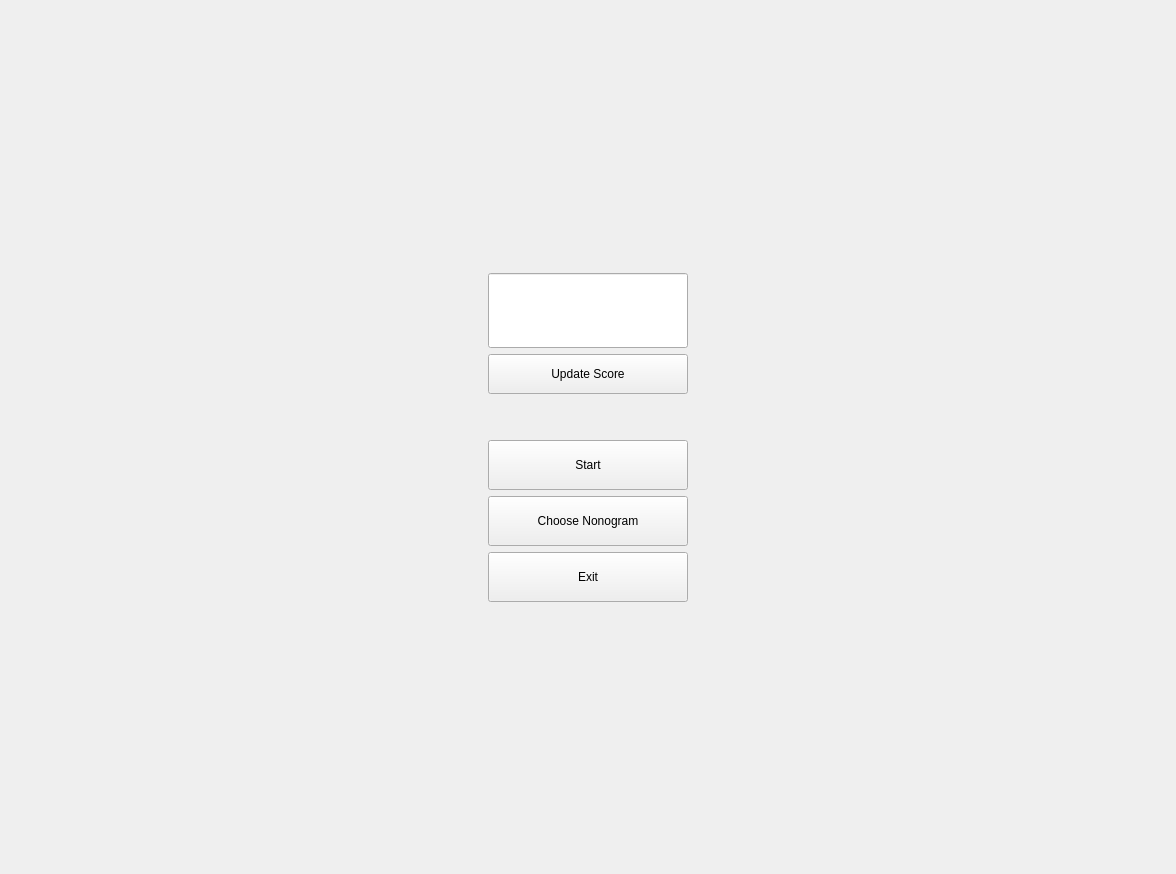
<?xml version="1.0" encoding="UTF-8"?>
<ui version="4.0">
 <class>Widget</class>
 <widget class="QWidget" name="Widget">
  <property name="geometry">
   <rect>
    <x>0</x>
    <y>0</y>
    <width>1176</width>
    <height>874</height>
   </rect>
  </property>
  <property name="windowTitle">
   <string>Widget</string>
  </property>
  <layout class="QGridLayout" name="gridLayout">
   <item row="5" column="1">
    <spacer name="verticalSpacer_2">
     <property name="orientation">
      <enum>Qt::Vertical</enum>
     </property>
     <property name="sizeHint" stdset="0">
      <size>
       <width>20</width>
       <height>40</height>
      </size>
     </property>
    </spacer>
   </item>
   <item row="3" column="1">
    <spacer name="verticalSpacer_3">
     <property name="orientation">
      <enum>Qt::Vertical</enum>
     </property>
     <property name="sizeType">
      <enum>QSizePolicy::Fixed</enum>
     </property>
     <property name="sizeHint" stdset="0">
      <size>
       <width>20</width>
       <height>40</height>
      </size>
     </property>
    </spacer>
   </item>
   <item row="0" column="1">
    <spacer name="verticalSpacer">
     <property name="orientation">
      <enum>Qt::Vertical</enum>
     </property>
     <property name="sizeHint" stdset="0">
      <size>
       <width>20</width>
       <height>40</height>
      </size>
     </property>
    </spacer>
   </item>
   <item row="4" column="1">
    <layout class="QVBoxLayout" name="verticalLayout">
     <property name="sizeConstraint">
      <enum>QLayout::SetFixedSize</enum>
     </property>
     <item>
      <widget class="QPushButton" name="start">
       <property name="sizePolicy">
        <sizepolicy hsizetype="Fixed" vsizetype="Fixed">
         <horstretch>0</horstretch>
         <verstretch>0</verstretch>
        </sizepolicy>
       </property>
       <property name="minimumSize">
        <size>
         <width>200</width>
         <height>50</height>
        </size>
       </property>
       <property name="text">
        <string>Start</string>
       </property>
      </widget>
     </item>
     <item>
      <widget class="QPushButton" name="add_new_nonogram">
       <property name="sizePolicy">
        <sizepolicy hsizetype="Fixed" vsizetype="Fixed">
         <horstretch>0</horstretch>
         <verstretch>0</verstretch>
        </sizepolicy>
       </property>
       <property name="minimumSize">
        <size>
         <width>200</width>
         <height>50</height>
        </size>
       </property>
       <property name="text">
        <string>Choose Nonogram</string>
       </property>
      </widget>
     </item>
     <item>
      <widget class="QPushButton" name="exit">
       <property name="sizePolicy">
        <sizepolicy hsizetype="Fixed" vsizetype="Fixed">
         <horstretch>0</horstretch>
         <verstretch>0</verstretch>
        </sizepolicy>
       </property>
       <property name="minimumSize">
        <size>
         <width>200</width>
         <height>50</height>
        </size>
       </property>
       <property name="text">
        <string>Exit</string>
       </property>
      </widget>
     </item>
    </layout>
   </item>
   <item row="4" column="0">
    <spacer name="horizontalSpacer">
     <property name="orientation">
      <enum>Qt::Horizontal</enum>
     </property>
     <property name="sizeHint" stdset="0">
      <size>
       <width>40</width>
       <height>20</height>
      </size>
     </property>
    </spacer>
   </item>
   <item row="4" column="2">
    <spacer name="horizontalSpacer_2">
     <property name="orientation">
      <enum>Qt::Horizontal</enum>
     </property>
     <property name="sizeHint" stdset="0">
      <size>
       <width>40</width>
       <height>20</height>
      </size>
     </property>
    </spacer>
   </item>
   <item row="1" column="1">
    <widget class="QLineEdit" name="profileScore_lineEdit">
     <property name="sizePolicy">
      <sizepolicy hsizetype="Preferred" vsizetype="Fixed">
       <horstretch>0</horstretch>
       <verstretch>0</verstretch>
      </sizepolicy>
     </property>
     <property name="minimumSize">
      <size>
       <width>0</width>
       <height>75</height>
      </size>
     </property>
     <property name="readOnly">
      <bool>true</bool>
     </property>
    </widget>
   </item>
   <item row="2" column="1">
    <widget class="QPushButton" name="updateScore_button">
     <property name="sizePolicy">
      <sizepolicy hsizetype="Preferred" vsizetype="Fixed">
       <horstretch>0</horstretch>
       <verstretch>0</verstretch>
      </sizepolicy>
     </property>
     <property name="minimumSize">
      <size>
       <width>0</width>
       <height>40</height>
      </size>
     </property>
     <property name="text">
      <string>Update Score</string>
     </property>
    </widget>
   </item>
  </layout>
 </widget>
 <resources/>
 <connections/>
</ui>
